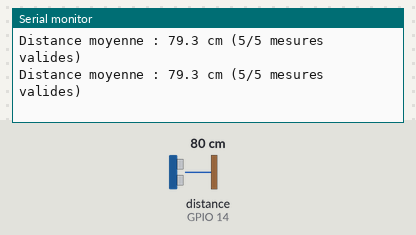
Bench run of a sketch on a simulated ESP32. Shown: the last lines printed to the serial monitor. Wiring (inferred from the names in the program): ultrasonic range finder: trigger GPIO 13; echo GPIO 14. The inputs (shaded band) are chosen by the test bench; at power-on: distance to the obstacle (sensor on GPIO 14) 80 cm. The echo pulse lasts 58.3 µs per cm.

Above: at 1.2 s.
1.3 s: distance to the obstacle (sensor on GPIO 14) set to 22 cm
At 2.0 s:
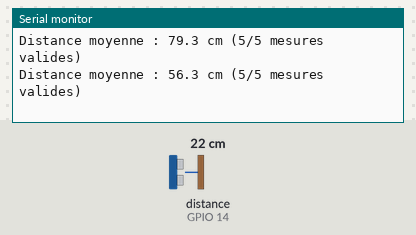
2.8 s: distance to the obstacle (sensor on GPIO 14) set to 19 cm
At 4.0 s:
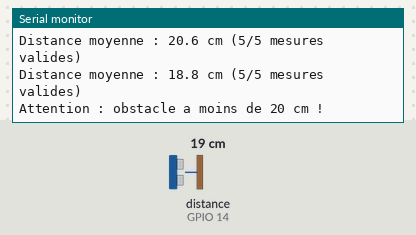
5.6 s: distance to the obstacle (sensor on GPIO 14) set to 4 cm
At 6.1 s:
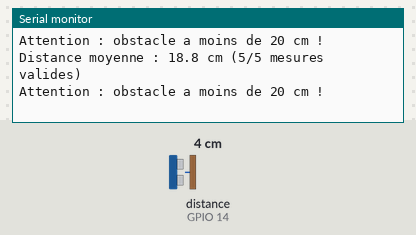
7.1 s: distance to the obstacle (sensor on GPIO 14) set to 2 cm
At 8.1 s:
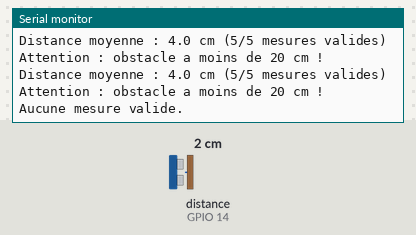
Timing chart, 0 to 10.1 s (numbered marks = the images above; inputs shaded):
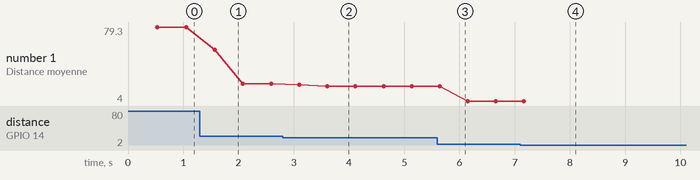

The sketch:

distance_moyenne.ino
```cpp
const int trigPin = 13;
const int echoPin = 14;
const float distanceMin = 2.0;
const float distanceMax = 400.0;
const int nombreMesures = 5;
const unsigned long delaiEcho = 25000;

float mesurerDistance() {
  digitalWrite(trigPin, LOW);
  delayMicroseconds(2);
  digitalWrite(trigPin, HIGH);
  delayMicroseconds(10);
  digitalWrite(trigPin, LOW);

  unsigned long duree = pulseIn(echoPin, HIGH, delaiEcho);
  return duree * 0.034f / 2.0f;
}

void setup() {
  Serial.begin(115200);
  pinMode(trigPin, OUTPUT);
  pinMode(echoPin, INPUT);
  digitalWrite(trigPin, LOW);
}

void loop() {
  float somme = 0;
  int mesuresValides = 0;

  for (int mesure = 0; mesure < nombreMesures; mesure++) {
    float distance = mesurerDistance();
    if (distance >= distanceMin && distance <= distanceMax) {
      somme += distance;
      mesuresValides++;
    }
    delay(100);
  }

  if (mesuresValides == 0) {
    Serial.println("Aucune mesure valide.");
    return;
  }

  float moyenne = somme / mesuresValides;
  Serial.printf("Distance moyenne : %.1f cm (%d/%d mesures valides)\n",
                moyenne, mesuresValides, nombreMesures);
  if (moyenne < 20.0f) {
    Serial.println("Attention : obstacle a moins de 20 cm !");
  }
}
```

Measured:
- the behaviour switches between 21 and 20 cm on distance to the obstacle (sensor on GPIO 14) (found by bisection; images 1 and 2)
- the behaviour switches between 3 and 2 cm on distance to the obstacle (sensor on GPIO 14) (found by bisection; images 3 and 4)
- after the input at 1.3 s, the serial monitor: prints a new line after 0.27 s (image 1)
- after the input at 2.8 s, the serial monitor: prints a new line after 0.30 s (image 2)
- after the input at 7.1 s, the serial monitor: prints a new line after 0.57 s (image 4)
- plotted number 1: 79.3 → 21.8 after the input at 1.3 s, 21.8 → 18.8 after the input at 2.8 s, 18.8 → 4 after the input at 5.6 s
